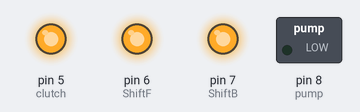
Recording of a sketch running on a simulated Arduino Uno, built with avr-gcc and run on an emulated ATmega328P. Shown: switched loads named in the sketch (green lamp = pin HIGH), output pins drawn as LEDs (lit = HIGH). At 3.0 s the program stops and its outputs stay as they are.

Above: at 0.1 s.
At 0.6 s:
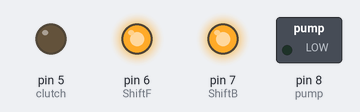
At 3.1 s:
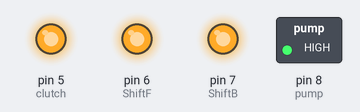
Timing chart, 0 to 4.5 s (numbered marks = the images above):
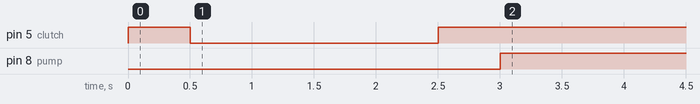

The sketch:

Automatic_Gear.ino
```cpp
#define clutch 5
#define ShiftF 6
#define ShiftB 7
#define pump 8

int currentGear = 0;


void setup() {
  pinMode(clutch, OUTPUT);
  pinMode(ShiftF, OUTPUT);
  pinMode(ShiftB, OUTPUT);
  pinMode(pump, OUTPUT);

digitalWrite(clutch, HIGH);
digitalWrite(ShiftF, HIGH);
digitalWrite(ShiftB, HIGH);
digitalWrite(pump, HIGH);

currentGear = 0;
}

void loop() {
//digitalWrite(pump, LOW);
//delay(500);
//digitalWrite(clutch, LOW);
//
//PushF();
//
//digitalWrite(clutch, HIGH);
//delay(500);
//digitalWrite(pump, HIGH);
//
//
//delay(2000);
//
digitalWrite(pump, LOW);
delay(500);
digitalWrite(clutch, LOW);
delay(2000);

digitalWrite(clutch, HIGH);
delay(500);
digitalWrite(pump, HIGH);


while(1);
}

void PushF()
{

 delay(1000);
 digitalWrite(ShiftF, LOW);
 delay(500);
 digitalWrite(ShiftF, HIGH);
 delay(500);
}

void PushB()
{
 delay(1000);
 digitalWrite(ShiftB, LOW);
 delay(500);
 digitalWrite(ShiftB, HIGH);
  delay(500);
}
```

Measured:
- by itself, pin 5 (clutch): HIGH → LOW at 0.50 s, → HIGH 2.0 s later
- by itself, pin 8 (pump): LOW → HIGH at 3.0 s
